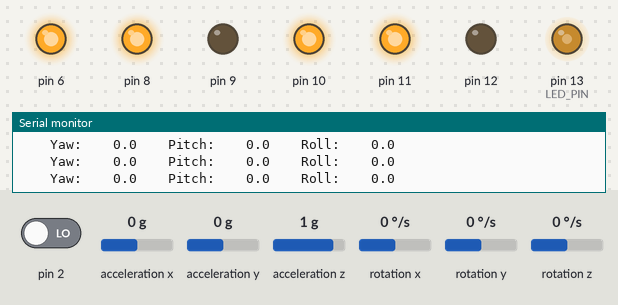
Simulated run of this sketch. Board: Arduino Uno, built with avr-gcc and run on an emulated ATmega328P. Parts: output pins drawn as LEDs (lit = HIGH), the last lines printed to the serial monitor. The test bench sets the inputs (shaded band); at power-on: acceleration x 0 g, acceleration y 0 g, pin 2 LOW, acceleration z 1 g, rotation x 0 °/s, rotation y 0 °/s, rotation z 0 °/s. The sensor or clock chip raises its interrupt line as the real part does.

Above: at 2.7 s.
2.8 s: acceleration x set to 0.8 g
At 4.0 s:
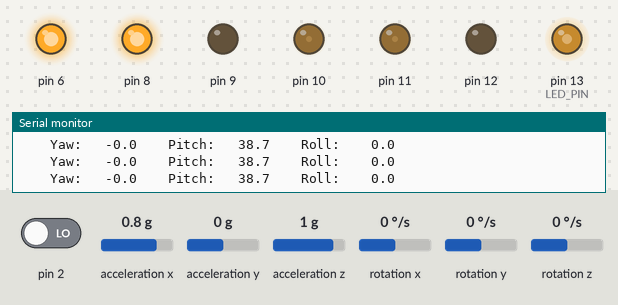
4.3 s: acceleration y set to -0.8 g
At 6.1 s:
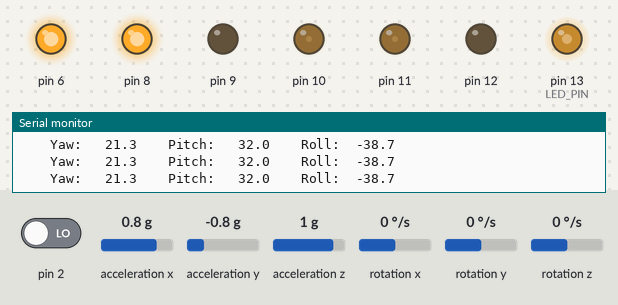
7.3 s: acceleration x set to -1.4 g
At 7.84 s:
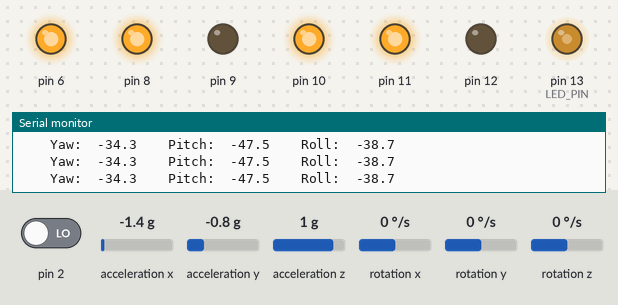
10.3 s: acceleration x set to 0.1 g
At 11.29 s:
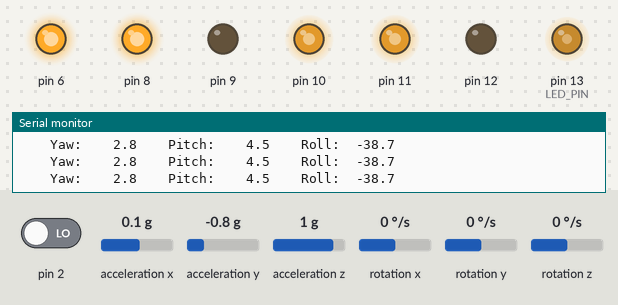
13.3 s: pin 2 driven HIGH
16.3 s: acceleration y set to 1.4 g
At 17.25 s:
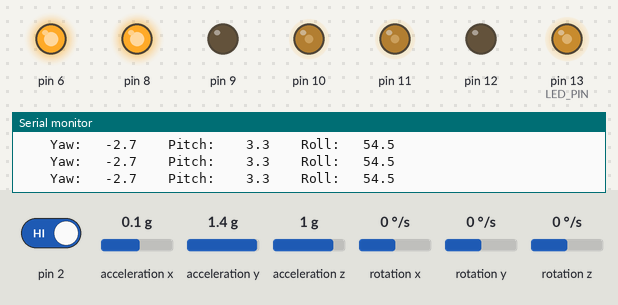
Timing chart, 0 to 20.3 s (numbered marks = the images above; inputs shaded):
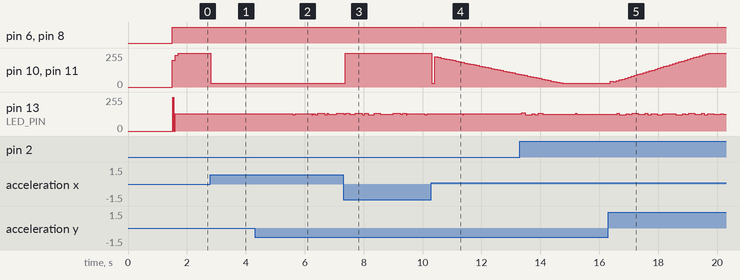

The sketch:

0809_RL_PID.ino
```cpp
#include "I2Cdev.h"
#include "MPU6050_6Axis_MotionApps20.h"
#include "Wire.h"
#include <PID_v1.h>
#include <LMotorController.h>

MPU6050 mpu;

#define DEBUG
#ifdef DEBUG
//#define DPRINT(args...)  Serial.print(args)             //OR use the following syntax:
#define DPRINTSTIMER(t)    for (static unsigned long SpamTimer; (unsigned long)(millis() - SpamTimer) >= (t); SpamTimer = millis())
#define  DPRINTSFN(StrSize,Name,...) {char S[StrSize];Serial.print("\t");Serial.print(Name);Serial.print(" "); Serial.print(dtostrf((float)__VA_ARGS__ ,S));}//StringSize,Name,Variable,Spaces,Percision
#define DPRINTLN(...)      Serial.println(__VA_ARGS__)
#else
#define DPRINTSTIMER(t)    if(false)
#define DPRINTSFN(...)     //blank line
#define DPRINTLN(...)      //blank line
#endif


#define LED_PIN 13 //

// supply your own gyro offsets here, scaled for min sensitivity use MPU6050_calibration.ino
// -4232  -706  1729  173 -94 37
//                       XA      YA      ZA      XG      YG      ZG
int MPUOffsets[6] = {  -4232,  -706,   1729,    173,    -94,     37};


// ================================================================
// ===                      i2c SETUP Items                     ===
// ================================================================
void i2cSetup() {
  // join I2C bus (I2Cdev library doesn't do this automatically)
#if I2CDEV_IMPLEMENTATION == I2CDEV_ARDUINO_WIRE
  Wire.begin();
  TWBR = 24; // 400kHz I2C clock (200kHz if CPU is 8MHz)
#elif I2CDEV_IMPLEMENTATION == I2CDEV_BUILTIN_FASTWIRE
  Fastwire::setup(400, true);
#endif
}

// ================================================================
// ===               INTERRUPT DETECTION ROUTINE                ===
// ================================================================
volatile bool mpuInterrupt = false;     // indicates whether MPU interrupt pin has gone high
void dmpDataReady() {
  mpuInterrupt = true;
}

// ================================================================
// ===                      MPU DMP SETUP                       ===
// ================================================================
int FifoAlive = 0; // tests if the interrupt is triggering
int IsAlive = -20;     // counts interrupt start at -20 to get 20+ good values before assuming connected
// MPU control/status vars
uint8_t mpuIntStatus;   // holds actual interrupt status byte from MPU
uint8_t devStatus;      // return status after each device operation (0 = success, !0 = error)
uint16_t packetSize;    // expected DMP packet size (default is 42 bytes)
uint16_t fifoCount;     // count of all bytes currently in FIFO
uint8_t fifoBuffer[64]; // FIFO storage buffer

// orientation/motion vars
Quaternion q;           // [w, x, y, z]         quaternion container
VectorInt16 aa;         // [x, y, z]            accel sensor measurements
VectorInt16 aaReal;     // [x, y, z]            gravity-free accel sensor measurements
VectorInt16 aaWorld;    // [x, y, z]            world-frame accel sensor measurements
VectorFloat gravity;    // [x, y, z]            gravity vector
float euler[3];         // [psi, theta, phi]    Euler angle container
float ypr[3];           // [yaw, pitch, roll]   yaw/pitch/roll container and gravity vector
byte StartUP = 100; // lets get 100 readings from the MPU before we start trusting them (Bot is not trying to balance at this point it is just starting up.)

void MPU6050Connect() {
  static int MPUInitCntr = 0;
  // initialize device
  mpu.initialize(); // same
  // load and configure the DMP
  devStatus = mpu.dmpInitialize();// same

  if (devStatus != 0) {
    // ERROR!
    // 1 = initial memory load failed
    // 2 = DMP configuration updates failed
    // (if it's going to break, usually the code will be 1)

    char * StatStr[5] { "No Error", "initial memory load failed", "DMP configuration updates failed", "3", "4"};

    MPUInitCntr++;

    Serial.print(F("MPU connection Try #"));
    Serial.println(MPUInitCntr);
    Serial.print(F("DMP Initialization failed (code "));
    Serial.print(StatStr[devStatus]);
    Serial.println(F(")"));

    if (MPUInitCntr >= 10) return; //only try 10 times
    delay(1000);
    MPU6050Connect(); // Lets try again
    return;
  }
  mpu.setXAccelOffset(MPUOffsets[0]);
  mpu.setYAccelOffset(MPUOffsets[1]);
  mpu.setZAccelOffset(MPUOffsets[2]);
  mpu.setXGyroOffset(MPUOffsets[3]);
  mpu.setYGyroOffset(MPUOffsets[4]);
  mpu.setZGyroOffset(MPUOffsets[5]);

  Serial.println(F("Enabling DMP..."));
  mpu.setDMPEnabled(true);
  // enable Arduino interrupt detection
  Serial.println(F("Enabling interrupt detection (Arduino external interrupt pin 2 on the Uno)..."));
  Serial.print("mpu.getInterruptDrive=  "); Serial.println(mpu.getInterruptDrive());
  attachInterrupt(0, dmpDataReady, RISING); //pin 2 on the Uno
  mpuIntStatus = mpu.getIntStatus(); // Same
  // get expected DMP packet size for later comparison
  packetSize = mpu.dmpGetFIFOPacketSize();
  delay(1000); // Let it Stabalize
  mpu.resetFIFO(); // Clear fifo buffer
  mpu.getIntStatus();
  mpuInterrupt = false; // wait for next interrupt
}

// ================================================================
// ===                    MPU DMP Get Data                      ===
// ================================================================
void GetDMP() { // Best version I have made so far
  // Serial.println(F("FIFO interrupt at:"));
  // Serial.println(micros());
  static unsigned long LastGoodPacketTime;
  mpuInterrupt = false;
  FifoAlive = 1;
  fifoCount = mpu.getFIFOCount();
  if ((!fifoCount) || (fifoCount % packetSize)) { // we have failed Reset and wait till next time!
    digitalWrite(LED_PIN, LOW); // lets turn off the blinking light so we can see we are failing.
    mpu.resetFIFO();// clear the buffer and start over
  } else {
    while (fifoCount  >= packetSize) { // Get the packets until we have the latest!
      mpu.getFIFOBytes(fifoBuffer, packetSize); // lets do the magic and get the data
      fifoCount -= packetSize;
    }
    LastGoodPacketTime = millis();
    MPUMath(); // <<<<<<<<<<<<<<<<<<<<<<<<<<<< On success MPUMath() <<<<<<<<<<<<<<<<<<<
    digitalWrite(LED_PIN, !digitalRead(LED_PIN)); // Blink the Light
  }
}


// ================================================================
// ===                        MPU Math                          ===
// ================================================================
float Yaw, Pitch, Roll;
void MPUMath() {
  mpu.dmpGetQuaternion(&q, fifoBuffer);
  mpu.dmpGetGravity(&gravity, &q);
  mpu.dmpGetYawPitchRoll(ypr, &q, &gravity);
  Yaw = (ypr[0] * 180.0 / M_PI);
  Pitch = (ypr[1] *  180.0 / M_PI);
  Roll = (ypr[2] *  180.0 / M_PI);
  DPRINTSTIMER(100) {
    DPRINTSFN(15, "\tYaw:", Yaw, 6, 1);
    DPRINTSFN(15, "\tPitch:", Pitch, 6, 1);
    DPRINTSFN(15, "\tRoll:", Roll, 6, 1);
    DPRINTLN();
  }
}

// ================================================================
// ===                         PID Setup                        ===
// ================================================================
double Setpoint=4, Input, Output;     // Pitch 값은 back으로 갈 수록 값이 커짐. (수직 : -15)
double movingAngleOffset = 0.3;
double fKp=40, fKi=100, fKd=0.8;    //front Kpid
double bKp=40, bKi=100, bKd=0.8;    //back Kpid
/*
1. 먼저 Kp를 조정합니다.
  Kp값이 너무 작으면 로봇이 쉽게 넘어지며
  Kp값이 너무 크면 로봇이 앞뒤로 심하게 흔들리게 됩니다.
  로봇이 앞뒤로 조금씩 흔들리는 상태가 최적의 상태입니다.

2. Kp가 설정되면 다음은 Kd를 조정합니다.
  최적은 Kd값은 로봇이 안정을 유지하는 동안 진동을 감소시키며
  손으로 밀어도 로봇이 바로 복귀되게 합니다.

3. 마지막으로 Ki를 조정합니다.
  Kp와 Kd가 설정되더라도 안정된 상태로 도달하는 동안 진동을 하게 됩니다.
  최적의 Ki값은 로봇이 안정되는 데 걸리는 시간을 단축시킬 수 있습니다.
*/

PID myPID(&Input, &Output, &Setpoint, fKp, fKi, fKd, DIRECT);

// ================================================================
// ===                       Motor Setup                        ===
// ================================================================
#define MIN_ABS_SPEED 30                  // 모터의 최저속도를 설정합니다.   0 ~ 255 값 중 선택

// 모터 제어용 변수 선언
// EnA, EnB는 속도제어용(pwm), IN1,2,3,4는 방향제어용 핀입니다
int ENA = 10;
int IN1 = 12;
int IN2 = 6;
int IN3 = 9;
int IN4 = 8;
int ENB = 11;

LMotorController motorController(ENA, IN2, IN1, ENB, IN4, IN3, 1, 1);

// ================================================================
// ===                         Setup                            ===
// ================================================================
void setup() {
  Serial.begin(115200); //115200
  while (!Serial);
  Serial.println("i2cSetup");
  i2cSetup();
  Serial.println("MPU6050Connect");
  MPU6050Connect();
  Serial.println("Setup complete");
  pinMode(LED_PIN, OUTPUT);

  // Input(initial is original Pitch)
  Input = Pitch;

  // PID on
  myPID.SetMode(AUTOMATIC);

}
// ================================================================
// ===                          Loop                            ===
// ================================================================
void loop() {
  if (mpuInterrupt ) { // wait for MPU interrupt or extra packet(s) available
    GetDMP();
  }

  Input = Pitch;

  double gap = Input - Setpoint;      // Pitch 값은 back으로 갈 수록 값이 커짐. (수직 : -15)
    // 뒤로 가면 gap은 양수, 앞으로가면 gap은 음수의 값을 가짐.
  if(gap>0)
  {  //we're close to setpoint, use conservative tuning parameters
    myPID.SetTunings(bKp, bKi, bKd);
  }
  else
  {
     //we're far from setpoint, use aggressive(적극적인) tuning parameters
     myPID.SetTunings(fKp, fKi, fKd);
  }

  myPID.Compute();
  motorController.move(Output, MIN_ABS_SPEED); // pid 연산으로 나온 output 값을 motorController로 전송합니다. (모터제어)

}
```

Measured:
- after the input at 2.8 s, pin 10, pin 11: 255/255 → 30/255 at once
- after the input at 7.3 s, pin 10, pin 11: 30/255 → 255/255 after 0.08 s
- after the input at 10.3 s, pin 10, pin 11: 255/255 → 30/255 at once, → 227/255 0.10 s later, → 222/255 0.10 s later, → 217/255 0.10 s later, … (30 changes in this stretch)
- after the input at 16.3 s, pin 10, pin 11: 30/255 → 42/255 after 0.07 s, → 40/255 0.10 s later, → 47/255 0.10 s later, → 53/255 0.11 s later, … (34 changes in this stretch)
